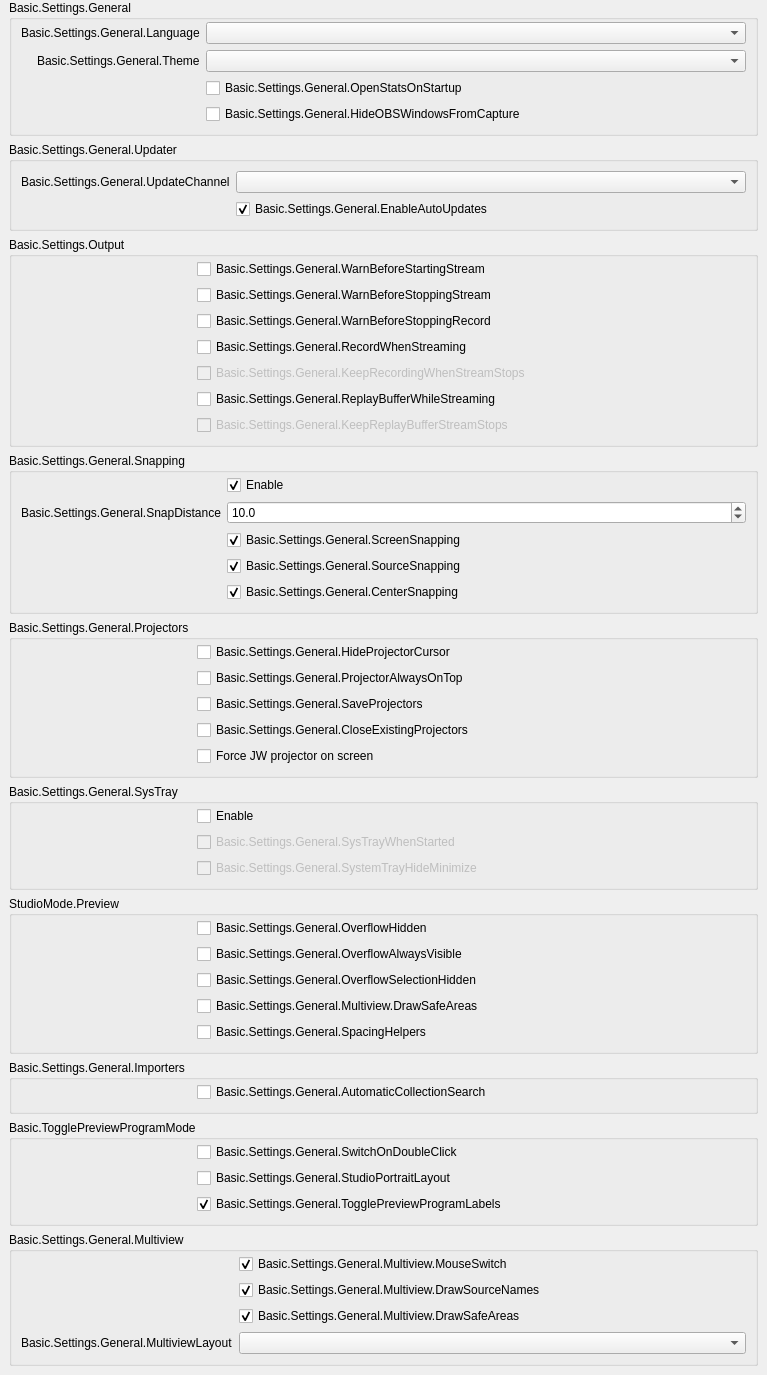
           <widget class="QWidget" name="scrollAreaWidgetContents_2">
            <property name="geometry">
             <rect>
              <x>0</x>
              <y>0</y>
              <width>767</width>
              <height>1326</height>
             </rect>
            </property>
            <layout class="QVBoxLayout" name="verticalLayout_19">
             <property name="leftMargin">
              <number>0</number>
             </property>
             <property name="topMargin">
              <number>0</number>
             </property>
             <property name="rightMargin">
              <number>0</number>
             </property>
             <property name="bottomMargin">
              <number>9</number>
             </property>
             <item>
              <widget class="QFrame" name="widget_2">
               <layout class="QVBoxLayout" name="verticalLayout_20">
                <property name="leftMargin">
                 <number>9</number>
                </property>
                <property name="topMargin">
                 <number>0</number>
                </property>
                <property name="bottomMargin">
                 <number>0</number>
                </property>
                <item>
                 <widget class="QGroupBox" name="groupBox_15">
                  <property name="title">
                   <string>Basic.Settings.General</string>
                  </property>
                  <layout class="QFormLayout" name="formLayout_32">
                   <property name="fieldGrowthPolicy">
                    <enum>QFormLayout::AllNonFixedFieldsGrow</enum>
                   </property>
                   <property name="labelAlignment">
                    <set>Qt::AlignRight|Qt::AlignTrailing|Qt::AlignVCenter</set>
                   </property>
                   <property name="topMargin">
                    <number>2</number>
                   </property>
                   <item row="0" column="0">
                    <widget class="QLabel" name="label">
                     <property name="text">
                      <string>Basic.Settings.General.Language</string>
                     </property>
                     <property name="buddy">
                      <cstring>language</cstring>
                     </property>
                    </widget>
                   </item>
                   <item row="0" column="1">
                    <widget class="QComboBox" name="language"/>
                   </item>
                   <item row="1" column="0">
                    <widget class="QLabel" name="label_42">
                     <property name="text">
                      <string>Basic.Settings.General.Theme</string>
                     </property>
                     <property name="buddy">
                      <cstring>theme</cstring>
                     </property>
                    </widget>
                   </item>
                   <item row="1" column="1">
                    <widget class="QComboBox" name="theme"/>
                   </item>
                   <item row="2" column="0">
                    <spacer name="horizontalSpacer_3">
                     <property name="orientation">
                      <enum>Qt::Horizontal</enum>
                     </property>
                     <property name="sizeType">
                      <enum>QSizePolicy::Fixed</enum>
                     </property>
                     <property name="sizeHint" stdset="0">
                      <size>
                       <width>170</width>
                       <height>5</height>
                      </size>
                     </property>
                    </spacer>
                   </item>
                   <item row="2" column="1">
                    <widget class="QCheckBox" name="openStatsOnStartup">
                     <property name="text">
                      <string>Basic.Settings.General.OpenStatsOnStartup</string>
                     </property>
                    </widget>
                   </item>
                   <item row="3" column="1">
                    <widget class="QCheckBox" name="hideOBSFromCapture">
                     <property name="toolTip">
                      <string>Basic.Settings.General.HideOBSWindowsFromCapture.Tooltip</string>
                     </property>
                     <property name="text">
                      <string>Basic.Settings.General.HideOBSWindowsFromCapture</string>
                     </property>
                    </widget>
                   </item>
                  </layout>
                 </widget>
                </item>
                <item>
                 <widget class="QGroupBox" name="updateSettingsGroupBox">
                  <property name="title">
                   <string>Basic.Settings.General.Updater</string>
                  </property>
                  <layout class="QFormLayout" name="formLayout_20">
                   <property name="labelAlignment">
                    <set>Qt::AlignRight|Qt::AlignTrailing|Qt::AlignVCenter</set>
                   </property>
                   <property name="fieldGrowthPolicy">
                    <enum>QFormLayout::AllNonFixedFieldsGrow</enum>
                   </property>
                   <item row="0" column="0">
                    <widget class="QLabel" name="updateChannelLabel">
                     <property name="text">
                      <string>Basic.Settings.General.UpdateChannel</string>
                     </property>
                    </widget>
                   </item>
                   <item row="0" column="1">
                    <widget class="QComboBox" name="updateChannelBox">
                     <property name="editable">
                      <bool>false</bool>
                     </property>
                     <property name="currentText">
                      <string/>
                     </property>
                    </widget>
                   </item>
                   <item row="1" column="1">
                    <widget class="QCheckBox" name="enableAutoUpdates">
                     <property name="text">
                      <string>Basic.Settings.General.EnableAutoUpdates</string>
                     </property>
                     <property name="checked">
                      <bool>true</bool>
                     </property>
                    </widget>
                   </item>
                   <item row="1" column="0">
                    <spacer name="horizontalSpacer_29">
                     <property name="orientation">
                      <enum>Qt::Horizontal</enum>
                     </property>
                     <property name="sizeType">
                      <enum>QSizePolicy::Fixed</enum>
                     </property>
                     <property name="sizeHint" stdset="0">
                      <size>
                       <width>170</width>
                       <height>20</height>
                      </size>
                     </property>
                    </spacer>
                   </item>
                  </layout>
                 </widget>
                </item>
                <item>
                 <widget class="QGroupBox" name="groupBox_16">
                  <property name="title">
                   <string>Basic.Settings.Output</string>
                  </property>
                  <layout class="QFormLayout" name="formLayout_2">
                   <property name="fieldGrowthPolicy">
                    <enum>QFormLayout::AllNonFixedFieldsGrow</enum>
                   </property>
                   <property name="topMargin">
                    <number>2</number>
                   </property>
                   <item row="0" column="0">
                    <spacer name="horizontalSpacer_5">
                     <property name="orientation">
                      <enum>Qt::Horizontal</enum>
                     </property>
                     <property name="sizeType">
                      <enum>QSizePolicy::Fixed</enum>
                     </property>
                     <property name="sizeHint" stdset="0">
                      <size>
                       <width>170</width>
                       <height>5</height>
                      </size>
                     </property>
                    </spacer>
                   </item>
                   <item row="0" column="1">
                    <widget class="QCheckBox" name="warnBeforeStreamStart">
                     <property name="text">
                      <string>Basic.Settings.General.WarnBeforeStartingStream</string>
                     </property>
                    </widget>
                   </item>
                   <item row="1" column="1">
                    <widget class="QCheckBox" name="warnBeforeStreamStop">
                     <property name="text">
                      <string>Basic.Settings.General.WarnBeforeStoppingStream</string>
                     </property>
                    </widget>
                   </item>
                   <item row="2" column="1">
                    <widget class="QCheckBox" name="warnBeforeRecordStop">
                     <property name="text">
                      <string>Basic.Settings.General.WarnBeforeStoppingRecord</string>
                     </property>
                    </widget>
                   </item>
                   <item row="3" column="1">
                    <widget class="QCheckBox" name="recordWhenStreaming">
                     <property name="text">
                      <string>Basic.Settings.General.RecordWhenStreaming</string>
                     </property>
                    </widget>
                   </item>
                   <item row="4" column="1">
                    <widget class="QCheckBox" name="keepRecordStreamStops">
                     <property name="enabled">
                      <bool>false</bool>
                     </property>
                     <property name="text">
                      <string>Basic.Settings.General.KeepRecordingWhenStreamStops</string>
                     </property>
                    </widget>
                   </item>
                   <item row="5" column="1">
                    <widget class="QCheckBox" name="replayWhileStreaming">
                     <property name="text">
                      <string>Basic.Settings.General.ReplayBufferWhileStreaming</string>
                     </property>
                    </widget>
                   </item>
                   <item row="6" column="1">
                    <widget class="QCheckBox" name="keepReplayStreamStops">
                     <property name="enabled">
                      <bool>false</bool>
                     </property>
                     <property name="text">
                      <string>Basic.Settings.General.KeepReplayBufferStreamStops</string>
                     </property>
                    </widget>
                   </item>
                  </layout>
                 </widget>
                </item>
                <item>
                 <widget class="QGroupBox" name="groupBox_10">
                  <property name="enabled">
                   <bool>true</bool>
                  </property>
                  <property name="sizePolicy">
                   <sizepolicy hsizetype="Preferred" vsizetype="Maximum">
                    <horstretch>0</horstretch>
                    <verstretch>0</verstretch>
                   </sizepolicy>
                  </property>
                  <property name="title">
                   <string>Basic.Settings.General.Snapping</string>
                  </property>
                  <property name="flat">
                   <bool>false</bool>
                  </property>
                  <layout class="QFormLayout" name="formLayout_21">
                   <property name="fieldGrowthPolicy">
                    <enum>QFormLayout::AllNonFixedFieldsGrow</enum>
                   </property>
                   <property name="labelAlignment">
                    <set>Qt::AlignRight|Qt::AlignTrailing|Qt::AlignVCenter</set>
                   </property>
                   <property name="topMargin">
                    <number>2</number>
                   </property>
                   <item row="0" column="1">
                    <widget class="QCheckBox" name="snappingEnabled">
                     <property name="text">
                      <string>Enable</string>
                     </property>
                     <property name="checked">
                      <bool>true</bool>
                     </property>
                    </widget>
                   </item>
                   <item row="2" column="1">
                    <widget class="QCheckBox" name="screenSnapping">
                     <property name="text">
                      <string>Basic.Settings.General.ScreenSnapping</string>
                     </property>
                     <property name="checked">
                      <bool>true</bool>
                     </property>
                    </widget>
                   </item>
                   <item row="4" column="1">
                    <widget class="QCheckBox" name="centerSnapping">
                     <property name="text">
                      <string>Basic.Settings.General.CenterSnapping</string>
                     </property>
                     <property name="checked">
                      <bool>true</bool>
                     </property>
                    </widget>
                   </item>
                   <item row="3" column="1">
                    <widget class="QCheckBox" name="sourceSnapping">
                     <property name="text">
                      <string>Basic.Settings.General.SourceSnapping</string>
                     </property>
                     <property name="checked">
                      <bool>true</bool>
                     </property>
                    </widget>
                   </item>
                   <item row="1" column="1">
                    <widget class="QDoubleSpinBox" name="snapDistance">
                     <property name="decimals">
                      <number>1</number>
                     </property>
                     <property name="singleStep">
                      <double>0.500000000000000</double>
                     </property>
                     <property name="value">
                      <double>10.000000000000000</double>
                     </property>
                    </widget>
                   </item>
                   <item row="1" column="0">
                    <widget class="QLabel" name="label_9">
                     <property name="text">
                      <string>Basic.Settings.General.SnapDistance</string>
                     </property>
                     <property name="buddy">
                      <cstring>snapDistance</cstring>
                     </property>
                    </widget>
                   </item>
                   <item row="3" column="0">
                    <spacer name="horizontalSpacer_4">
                     <property name="orientation">
                      <enum>Qt::Horizontal</enum>
                     </property>
                     <property name="sizeType">
                      <enum>QSizePolicy::Fixed</enum>
                     </property>
                     <property name="sizeHint" stdset="0">
                      <size>
                       <width>170</width>
                       <height>5</height>
                      </size>
                     </property>
                    </spacer>
                   </item>
                  </layout>
                 </widget>
                </item>
                <item>
                 <widget class="QGroupBox" name="groupBox_14">
                  <property name="title">
                   <string>Basic.Settings.General.Projectors</string>
                  </property>
                  <layout class="QFormLayout" name="formLayout_28">
                   <property name="fieldGrowthPolicy">
                    <enum>QFormLayout::AllNonFixedFieldsGrow</enum>
                   </property>
                   <property name="topMargin">
                    <number>2</number>
                   </property>
                   <item row="0" column="1">
                    <widget class="QCheckBox" name="hideProjectorCursor">
                     <property name="text">
                      <string>Basic.Settings.General.HideProjectorCursor</string>
                     </property>
                    </widget>
                   </item>
                   <item row="1" column="1">
                    <widget class="QCheckBox" name="projectorAlwaysOnTop">
                     <property name="text">
                      <string>Basic.Settings.General.ProjectorAlwaysOnTop</string>
                     </property>
                    </widget>
                   </item>
                   <item row="2" column="1">
                    <widget class="QCheckBox" name="saveProjectors">
                     <property name="text">
                      <string>Basic.Settings.General.SaveProjectors</string>
                     </property>
                    </widget>
                   </item>
                   <item row="3" column="1">
                    <widget class="QCheckBox" name="closeProjectors">
                     <property name="text">
                      <string>Basic.Settings.General.CloseExistingProjectors</string>
                     </property>
                    </widget>
                   </item>
				   <item row="4" column="1">
                    <widget class="QCheckBox" name="forceJWProjector">
                     <property name="text">
                      <string>Force JW projector on screen</string>
                     </property>
                    </widget>
                   </item>
                   <item row="1" column="0">
                    <spacer name="horizontalSpacer">
                     <property name="orientation">
                      <enum>Qt::Horizontal</enum>
                     </property>
                     <property name="sizeType">
                      <enum>QSizePolicy::Fixed</enum>
                     </property>
                     <property name="sizeHint" stdset="0">
                      <size>
                       <width>170</width>
                       <height>5</height>
                      </size>
                     </property>
                    </spacer>
                   </item>
                  </layout>
                 </widget>
                </item>
                <item>
                 <widget class="QGroupBox" name="groupBox_13">
                  <property name="title">
                   <string>Basic.Settings.General.SysTray</string>
                  </property>
                  <layout class="QFormLayout" name="formLayout_29">
                   <property name="fieldGrowthPolicy">
                    <enum>QFormLayout::AllNonFixedFieldsGrow</enum>
                   </property>
                   <property name="topMargin">
                    <number>2</number>
                   </property>
                   <item row="0" column="1">
                    <widget class="QCheckBox" name="systemTrayEnabled">
                     <property name="text">
                      <string>Enable</string>
                     </property>
                    </widget>
                   </item>
                   <item row="1" column="1">
                    <widget class="QCheckBox" name="systemTrayWhenStarted">
                     <property name="enabled">
                      <bool>false</bool>
                     </property>
                     <property name="text">
                      <string>Basic.Settings.General.SysTrayWhenStarted</string>
                     </property>
                    </widget>
                   </item>
                   <item row="2" column="1">
                    <widget class="QCheckBox" name="systemTrayAlways">
                     <property name="enabled">
                      <bool>false</bool>
                     </property>
                     <property name="text">
                      <string>Basic.Settings.General.SystemTrayHideMinimize</string>
                     </property>
                    </widget>
                   </item>
                   <item row="1" column="0">
                    <spacer name="horizontalSpacer_2">
                     <property name="orientation">
                      <enum>Qt::Horizontal</enum>
                     </property>
                     <property name="sizeType">
                      <enum>QSizePolicy::Fixed</enum>
                     </property>
                     <property name="sizeHint" stdset="0">
                      <size>
                       <width>170</width>
                       <height>5</height>
                      </size>
                     </property>
                    </spacer>
                   </item>
                  </layout>
                 </widget>
                </item>
                <item>
                 <widget class="QGroupBox" name="groupBox_18">
                  <property name="title">
                   <string>StudioMode.Preview</string>
                  </property>
                  <layout class="QFormLayout" name="formLayout_35">
                   <property name="fieldGrowthPolicy">
                    <enum>QFormLayout::AllNonFixedFieldsGrow</enum>
                   </property>
                   <property name="labelAlignment">
                    <set>Qt::AlignRight|Qt::AlignTrailing|Qt::AlignVCenter</set>
                   </property>
                   <property name="topMargin">
                    <number>2</number>
                   </property>
                   <item row="1" column="1">
                    <widget class="QCheckBox" name="overflowAlwaysVisible">
                     <property name="text">
                      <string>Basic.Settings.General.OverflowAlwaysVisible</string>
                     </property>
                    </widget>
                   </item>
                   <item row="0" column="0">
                    <spacer name="horizontalSpacer_25">
                     <property name="orientation">
                      <enum>Qt::Horizontal</enum>
                     </property>
                     <property name="sizeHint" stdset="0">
                      <size>
                       <width>170</width>
                       <height>5</height>
                      </size>
                     </property>
                    </spacer>
                   </item>
                   <item row="2" column="1">
                    <widget class="QCheckBox" name="overflowSelectionHide">
                     <property name="text">
                      <string>Basic.Settings.General.OverflowSelectionHidden</string>
                     </property>
                    </widget>
                   </item>
                   <item row="3" column="1">
                    <widget class="QCheckBox" name="previewSafeAreas">
                     <property name="text">
                      <string>Basic.Settings.General.Multiview.DrawSafeAreas</string>
                     </property>
                    </widget>
                   </item>
                   <item row="4" column="1">
                    <widget class="QCheckBox" name="previewSpacingHelpers">
                     <property name="text">
                      <string>Basic.Settings.General.SpacingHelpers</string>
                     </property>
                    </widget>
                   </item>
                   <item row="0" column="1">
                    <widget class="QCheckBox" name="overflowHide">
                     <property name="text">
                      <string>Basic.Settings.General.OverflowHidden</string>
                     </property>
                    </widget>
                   </item>
                  </layout>
                 </widget>
                </item>
                <item>
                 <widget class="QGroupBox" name="groupBox_19">
                  <property name="title">
                   <string>Basic.Settings.General.Importers</string>
                  </property>
                  <layout class="QFormLayout" name="formLayout_36">
                   <property name="fieldGrowthPolicy">
                    <enum>QFormLayout::AllNonFixedFieldsGrow</enum>
                   </property>
                   <property name="labelAlignment">
                    <set>Qt::AlignRight|Qt::AlignTrailing|Qt::AlignVCenter</set>
                   </property>
                   <property name="topMargin">
                    <number>2</number>
                   </property>
                   <item row="0" column="0">
                    <spacer name="horizontalSpacer_26">
                     <property name="orientation">
                      <enum>Qt::Horizontal</enum>
                     </property>
                     <property name="sizeHint" stdset="0">
                      <size>
                       <width>170</width>
                       <height>5</height>
                      </size>
                     </property>
                    </spacer>
                   </item>
                   <item row="0" column="1">
                    <widget class="QCheckBox" name="automaticSearch">
                     <property name="text">
                      <string>Basic.Settings.General.AutomaticCollectionSearch</string>
                     </property>
                    </widget>
                   </item>
                  </layout>
                 </widget>
                </item>
                <item>
                 <widget class="QGroupBox" name="groupBox_11">
                  <property name="title">
                   <string>Basic.TogglePreviewProgramMode</string>
                  </property>
                  <layout class="QFormLayout" name="formLayout_31">
                   <property name="fieldGrowthPolicy">
                    <enum>QFormLayout::AllNonFixedFieldsGrow</enum>
                   </property>
                   <property name="labelAlignment">
                    <set>Qt::AlignRight|Qt::AlignTrailing|Qt::AlignVCenter</set>
                   </property>
                   <property name="topMargin">
                    <number>2</number>
                   </property>
                   <item row="0" column="1">
                    <widget class="QCheckBox" name="doubleClickSwitch">
                     <property name="text">
                      <string>Basic.Settings.General.SwitchOnDoubleClick</string>
                     </property>
                    </widget>
                   </item>
                   <item row="0" column="0">
                    <spacer name="horizontalSpacer_6">
                     <property name="orientation">
                      <enum>Qt::Horizontal</enum>
                     </property>
                     <property name="sizeHint" stdset="0">
                      <size>
                       <width>170</width>
                       <height>5</height>
                      </size>
                     </property>
                    </spacer>
                   </item>
                   <item row="1" column="1">
                    <widget class="QCheckBox" name="studioPortraitLayout">
                     <property name="text">
                      <string>Basic.Settings.General.StudioPortraitLayout</string>
                     </property>
                    </widget>
                   </item>
                   <item row="2" column="1">
                    <widget class="QCheckBox" name="prevProgLabelToggle">
                     <property name="text">
                      <string>Basic.Settings.General.TogglePreviewProgramLabels</string>
                     </property>
                     <property name="checked">
                      <bool>true</bool>
                     </property>
                    </widget>
                   </item>
                  </layout>
                 </widget>
                </item>
                <item>
                 <widget class="QGroupBox" name="groupBoxMultiview">
                  <property name="title">
                   <string>Basic.Settings.General.Multiview</string>
                  </property>
                  <layout class="QFormLayout" name="formLayoutMultiview">
                   <property name="fieldGrowthPolicy">
                    <enum>QFormLayout::AllNonFixedFieldsGrow</enum>
                   </property>
                   <property name="labelAlignment">
                    <set>Qt::AlignRight|Qt::AlignTrailing|Qt::AlignVCenter</set>
                   </property>
                   <property name="topMargin">
                    <number>2</number>
                   </property>
                   <item row="0" column="0">
                    <spacer name="horizontalSpacerMultiview">
                     <property name="orientation">
                      <enum>Qt::Horizontal</enum>
                     </property>
                     <property name="sizeType">
                      <enum>QSizePolicy::Fixed</enum>
                     </property>
                     <property name="sizeHint" stdset="0">
                      <size>
                       <width>170</width>
                       <height>5</height>
                      </size>
                     </property>
                    </spacer>
                   </item>
                   <item row="0" column="1">
                    <widget class="QCheckBox" name="multiviewMouseSwitch">
                     <property name="text">
                      <string>Basic.Settings.General.Multiview.MouseSwitch</string>
                     </property>
                     <property name="checked">
                      <bool>true</bool>
                     </property>
                    </widget>
                   </item>
                   <item row="1" column="1">
                    <widget class="QCheckBox" name="multiviewDrawNames">
                     <property name="text">
                      <string>Basic.Settings.General.Multiview.DrawSourceNames</string>
                     </property>
                     <property name="checked">
                      <bool>true</bool>
                     </property>
                    </widget>
                   </item>
                   <item row="2" column="1">
                    <widget class="QCheckBox" name="multiviewDrawAreas">
                     <property name="text">
                      <string>Basic.Settings.General.Multiview.DrawSafeAreas</string>
                     </property>
                     <property name="checked">
                      <bool>true</bool>
                     </property>
                    </widget>
                   </item>
                   <item row="3" column="1">
                    <widget class="QComboBox" name="multiviewLayout"/>
                   </item>
                   <item row="3" column="0">
                    <widget class="QLabel" name="label_64">
                     <property name="text">
                      <string>Basic.Settings.General.MultiviewLayout</string>
                     </property>
                     <property name="buddy">
                      <cstring>multiviewLayout</cstring>
                     </property>
                    </widget>
                   </item>
                  </layout>
                 </widget>
                </item>
               </layout>
              </widget>
             </item>
            </layout>
           </widget>
